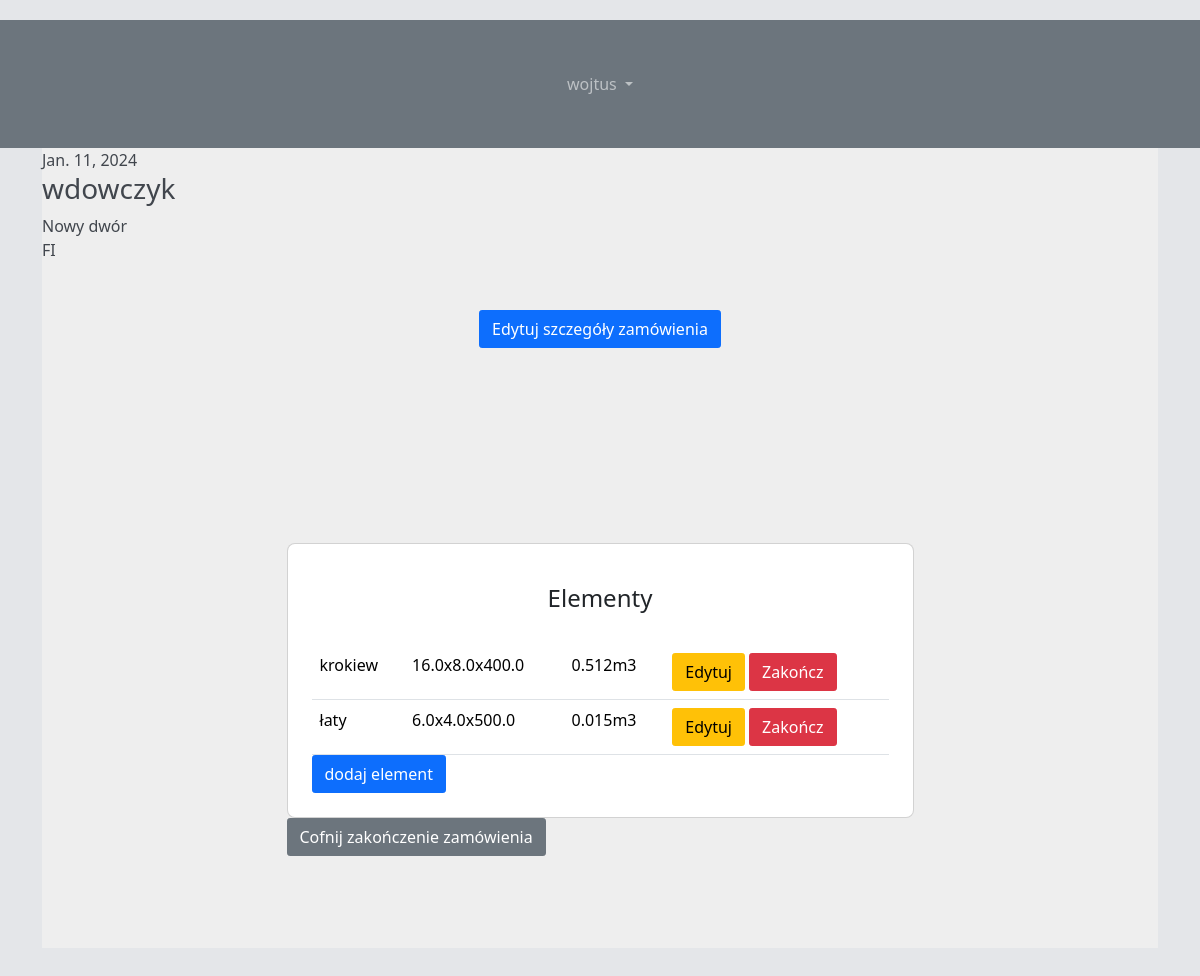
/zamowienia/szczegoly/12_2024-01-11/ (signed in), run on the app's committed database.
### order_display/models.py (models this page shows, shortened)
class Order(models.Model):
    objects = models.Manager()
    published = PublishedManager()
    class Status(models.TextChoices):
        DRAFT = 'DF', 'Draft'
        PUBLISHED = 'PB', 'Published'
        FINISHED = 'FI', 'Finished'
    client = models.ForeignKey(Client,
                               on_delete=models.CASCADE,
                               related_name='order',
                               blank = True)
    created = models.DateField(default = timezone.now)
    due = models.DateField(default = timezone.now, blank=True)
    slug = models.SlugField(max_length=255, blank=True)
    status = models.CharField(max_length=2,
                              choices=Status.choices,
                              default=Status.PUBLISHED)
    adres = models.CharField(max_length=255, blank=True)
    workers = models.ManyToManyField(User)

class Client(models.Model):
    first_name = models.CharField(max_length=20,blank=True)
    last_name = models.CharField(max_length=20,blank=True)
    phone_number = models.IntegerField(blank = True)
    slug = models.SlugField(max_length=255,blank=True, unique=True)
    def __str__(self):
        return self.last_name

class Element(models.Model):
    class Units(models.TextChoices):
        SZTUKI = 'szt'
        M3 = 'm3'
        MB = 'mb'
    class Status(models.TextChoices):
        DONE = 'zrobione'
        IN_PROGRESS = 'do zrobienia'
    name = models.CharField(max_length=20, blank=True)
    width = models.FloatField(blank=True)
    height = models.FloatField(blank=True)
    length = models.FloatField(blank=True)
    count = models.IntegerField(blank=True)
    volume = models.FloatField(blank=True)
    unit = models.CharField(max_length=3,
                              choices=Units.choices,
                              default=Units.M3)
    status = models.CharField(max_length = 12,
                              choices = Status.choices,
                              default = Status.IN_PROGRESS)
    description = models.TextField(blank = True)
    order = models.ForeignKey(Order,
                              on_delete=models.CASCADE,
                              related_name='element')
    slug = models.SlugField(max_length=255)

### order_display/views.py (the view)
# urls.py: path('szczegoly/<slug:order>/', views.order_detail_view, name = 'order_detail'),
@login_required(login_url='/login/')
def order_detail_view(request, order):
    order = Order.objects.get(slug=order)
    elements = order.element.all().order_by('status')
    if request.method == "POST":
        if 'element_form' in request.POST:
            element_form = ElementForm(request.POST)
            order_form = OrderForm()
            if element_form.is_valid():
                element = element_form.save(commit=False)
                element.order = order
                element.save()
        if 'order_form' in request.POST:
            order_form = OrderForm(request.POST, instance = order)
            element_form = ElementForm()
            if order_form.is_valid():
                order = order_form.save()
        return redirect(order.get_absolute_url())
    else:
        element_form = ElementForm()
        order_form=OrderForm(instance = order)
    return render(request, 'order_display/order_detail.html', {"order":order,"elements":elements, "element_form": element_form,'order_form':order_form})

### order_display/templates/order_display/order_detail.html (shortened to what this page needs)
{% extends "order_display/base.html" %}
{% load crispy_forms_tags %}
{% block content %}
  <section class="vh-100" style="background-color: #eee;">
    <div id='order_info'>
    <tr class="inner-box">
      <th scope="row">
          <div class="event-date">
              {{order.due}}
          </div>
      </th>
      <td>
          <div class="event-wrap">
              <h3><a>{{ order.client }}</a></h3>
              <div class="meta">
                  <div class="organizers">
                      <a>{{order.adres}}</a>
                  </div>
                  <div class="categories">
                      <a>{{order.status}}</a>
                  </div>
              </div>
          </div>
      </td>
    </div>
    <div class="container py-5 h-100">
      <div style="margin-left: auto; margin-right: auto; width: fit-content;">
        <button id="show_order_form" class='btn btn-primary'>Edytuj szczegóły zamówienia</button>
        <br>
    </div>
      <div class="row d-flex justify-content-center align-items-center h-100">
        <div class="col col-lg-9 col-xl-7">
          <div class="card rounded-3">
            <div class="card-body p-4">
              <h4 class="text-center my-3 pb-3">Elementy</h4>
              <table class="table mb-0">
                <tbody>
                  {% for element in elements %}
                  <tr>
                    <td>{{element.name}}</td>
                    <td>{{element.width}}x{{element.height}}x{{element.length}}</td>
                    <td>{{element.volume}}m3</td>
                    <td class = 'float-right'>
                      {% if element.status == element.Status.IN_PROGRESS %}
                        <a href = "{% url 'order_display:element_edit' element.slug %}"><button class="btn btn-warning float-right">Edytuj</button></a>
                        <a href = "{% url 'order_display:finnish_element' element.slug %}"><button class="btn btn-danger float-right">Zakończ</button></a>
                      {% else %}
                        <a href = "{% url 'order_display:finnish_element' element.slug %}"><button class="btn btn-secondary float-right">Cofnij zakończenie</button></a>
                      {% endif %}
                    </td>
                  </tr>
                  {% endfor %}
                </tbody>
              </table>
              <button id="show_element_form" class='btn btn-primary'>dodaj element</button>
            </div>
          </div>
          <td class = 'float-right'>
            {% if order.status == order.Status.PUBLISHED %}
              <a href = "{% url 'order_display:finnish_order' order.slug %}"><button class="btn btn-danger float-right">Zakończ zamówienie</button></a>
            {% else %}
              <a href = "{% url 'order_display:finnish_order' order.slug %}"><button class="btn btn-secondary float-right">Cofnij zakończenie zamówienia</button></a>
            {% endif %}
          </td>
        </div>
      </div>
    </div>
  </section>
{% endblock %}

### order_display/templates/order_display/base.html (shortened to what this page needs)
<!DOCTYPE html>
{% load static %}
<html>
<head>
  {% load crispy_forms_tags %}
  {% load bootstrap5 %}
  {% bootstrap_css %}
  <link rel="stylesheet" href="{% static 'css/list_css.css' %}" type="text/css" />
  <link rel="stylesheet" href="{% static 'css/navbar_css.css' %}" type="text/css" />
  <link rel="stylesheet" href="{% static 'css/order_detail.css' %}" type="text/css" />
</head>
<body>
	<nav class="navbar navbar-expand-lg navbar-dark p-3 bg-secondary" id="headerNav">
    <div class="container-fluid">
      <div class=" collapse navbar-collapse" id="navbarNavDropdown">
        <ul class="navbar-nav mx-auto ">
          {% if user.is_authenticated %}
            <li class="nav-item dropdown">
              <a class="nav-link mx-2 dropdown-toggle" href="#" id="navbarDropdownMenuLink" role="button" data-bs-toggle="dropdown" aria-expanded="false">
                {{ user.username }}
              </a>
            </li>
          {% endif %}
        </ul>
      </div>
    </div>
  </nav>
<div class="container">
  {% block content %}
  {% endblock %}
</div>
</body>
</html>

### order_display/static/css/list_css.css (style rules this page uses)
body { margin-top:20px; }

### order_display/static/css/navbar_css.css (style rules this page uses)
@media screen and (min-width:992px) { .nav-item { line-height:80px; } }

### order_display/static/css/order_detail.css (style rules this page uses)
body { margin-top:20px; background-color: #e4e6e9; color: #41464d; }
.btn:not(:disabled):not(.disabled) { cursor: pointer; }
.btn { cursor: pointer; position: relative; z-index: auto; border-radius: .175rem; transition: color .15s,background-color .15s,border-color .15s,box-shadow .15s,opacity .15s; }

### data on the page
Order: due "Jan. 11, 2024", client "wdowczyk", adres "Nowy dwór", status "FI"
Element: name "krokiew", width "16.0", height "8.0", length "400.0", volume "0.512", status "Edytuj"
Element: name "łaty", width "6.0", height "4.0", length "500.0", volume "0.015", status "Edytuj"

### other printed values
{{ user.username }} "wojtus"
